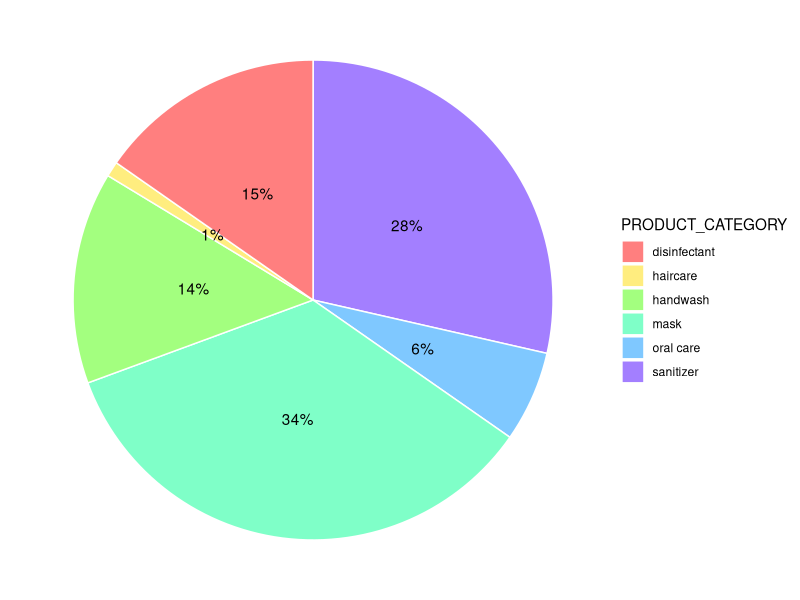
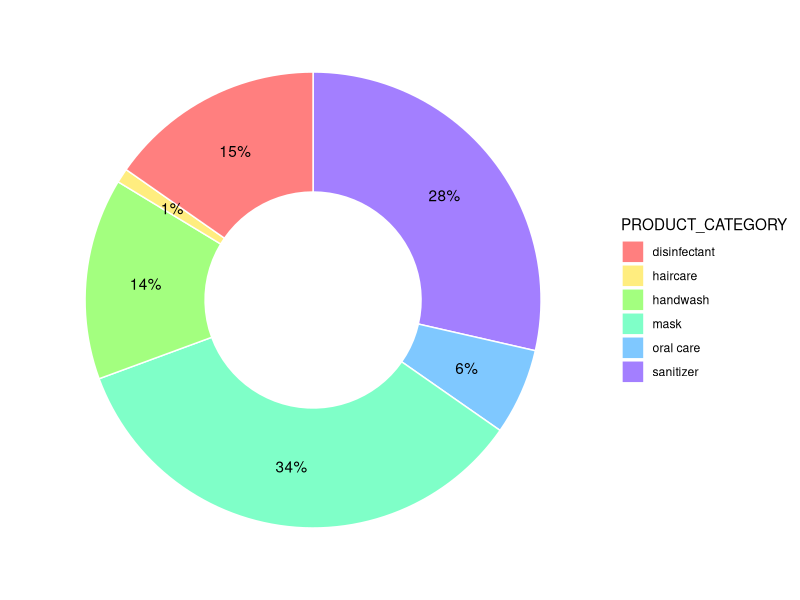
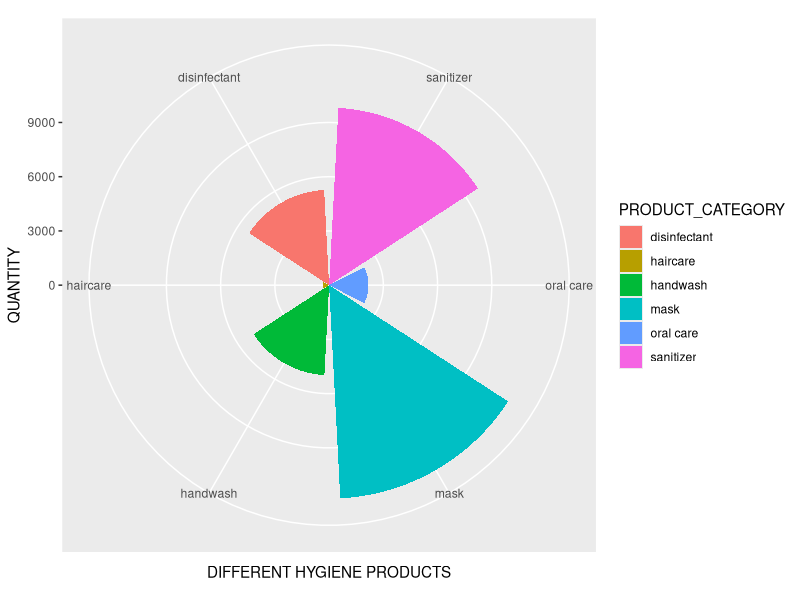

Recreate these plots in R, in order.
####LOAD THE PACKAGES

require(dplyr)
require(ggplot2)

store <- read.csv("FINAL DEPARTMENTAL STORE.csv")

##### PIE CHART

#PIE CHART FOR EACH HYGIENE PRODUCT'S QUANTITY DEMANDED.

#### 1 AND 2 ARE REVISION OF DATA MANIPULATIION.

#1: PREPARE REQUIRD DATA

store1 <-  filter(store, PRODUCT_TYPE=="hygiene")%>%
  group_by(PRODUCT_CATEGORY)%>%
  summarise(QUANTITY_DEMANDED=sum(QUANTITY_DEMANDED))

View(store1)

#2: CALCULATE PERCENTAGE OF EACH PRODUCT

store2 <- store1 %>% 
  arrange(desc(PRODUCT_CATEGORY)) %>%
  mutate(percentage=round(QUANTITY_DEMANDED*100/sum(QUANTITY_DEMANDED))) %>% 
  mutate(y_pos = cumsum(percentage)-0.5*percentage)

View(store2)

# 3: CREATE THE PIE CHART

store2%>%
  ggplot(aes(x="", percentage, fill=PRODUCT_CATEGORY))+
  geom_bar(width = 1, stat = "Identity", color = "white", alpha=.5)+
  coord_polar("y", start = 0)+
  geom_text(aes(y=y_pos, label = paste0(percentage, "%")), color="black")+
  scale_fill_manual(values=rainbow(7))+theme_void()

#### DONUT

# DONUT FOR THE SAME DATA

store2%>%
  ggplot(aes(x=2, percentage, fill=PRODUCT_CATEGORY))+
  geom_bar(width = 1, stat = "Identity", color = "white", alpha=.5)+
  coord_polar("y", start = 0)+
  geom_text(aes(y=y_pos, label = paste0(percentage, "%")), color="black")+
  scale_fill_manual(values=rainbow(7))+theme_void()+xlim(0.6,2.6)

#### COXCOMB CHART 

#COXCOMB CHART  FOR THE SAME DATA
store2 %>% ggplot(aes(PRODUCT_CATEGORY,QUANTITY_DEMANDED, fill=PRODUCT_CATEGORY)) + 
  
  geom_bar(stat="identity") + 
  coord_polar("x", start=0,direction =-1 )+
  xlab("DIFFERENT HYGIENE PRODUCTS") +
  ylab("QUANTITY")


